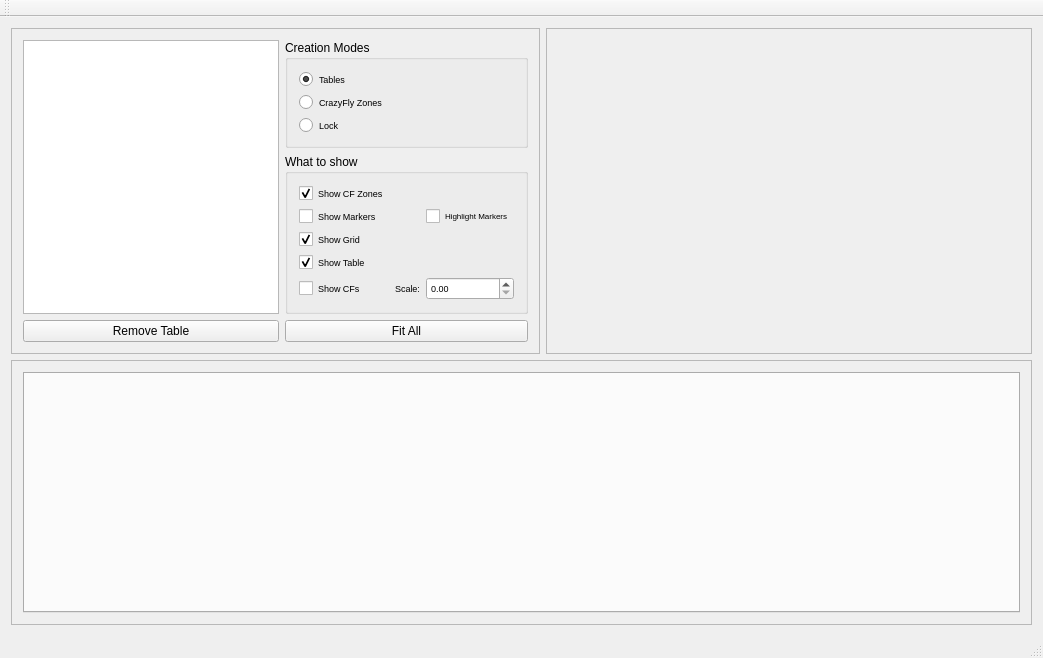
<?xml version="1.0" encoding="UTF-8"?>
<ui version="4.0">
 <class>MainGUIWindow</class>
 <widget class="QMainWindow" name="MainGUIWindow">
  <property name="geometry">
   <rect>
    <x>0</x>
    <y>0</y>
    <width>1043</width>
    <height>658</height>
   </rect>
  </property>
  <property name="windowTitle">
   <string>MainGUIWindow</string>
  </property>
  <widget class="QWidget" name="centralWidget">
   <layout class="QGridLayout" name="gridLayout_3">
    <item row="0" column="0">
     <widget class="QFrame" name="frame_drawing">
      <property name="sizePolicy">
       <sizepolicy hsizetype="Preferred" vsizetype="Preferred">
        <horstretch>0</horstretch>
        <verstretch>0</verstretch>
       </sizepolicy>
      </property>
      <property name="frameShape">
       <enum>QFrame::StyledPanel</enum>
      </property>
      <property name="frameShadow">
       <enum>QFrame::Raised</enum>
      </property>
      <layout class="QGridLayout" name="gridLayout_4">
       <item row="2" column="1">
        <widget class="QPushButton" name="pushButton_fitAll">
         <property name="text">
          <string>Fit All</string>
         </property>
        </widget>
       </item>
       <item row="2" column="0">
        <widget class="QPushButton" name="removeTable">
         <property name="text">
          <string>Remove Table</string>
         </property>
        </widget>
       </item>
       <item row="0" column="1">
        <widget class="QGroupBox" name="groupBox">
         <property name="title">
          <string>Creation Modes</string>
         </property>
         <layout class="QVBoxLayout" name="verticalLayout">
          <item>
           <widget class="QRadioButton" name="radioButton_table_mode">
            <property name="font">
             <font>
              <pointsize>7</pointsize>
             </font>
            </property>
            <property name="text">
             <string>Tables</string>
            </property>
            <property name="checked">
             <bool>true</bool>
            </property>
           </widget>
          </item>
          <item>
           <widget class="QRadioButton" name="radioButton_crazyfly_zones_mode">
            <property name="font">
             <font>
              <pointsize>7</pointsize>
             </font>
            </property>
            <property name="text">
             <string>CrazyFly Zones</string>
            </property>
            <property name="checkable">
             <bool>true</bool>
            </property>
           </widget>
          </item>
          <item>
           <widget class="QRadioButton" name="radioButton_lock_mode">
            <property name="font">
             <font>
              <pointsize>7</pointsize>
             </font>
            </property>
            <property name="text">
             <string>Lock</string>
            </property>
            <property name="checkable">
             <bool>true</bool>
            </property>
           </widget>
          </item>
         </layout>
        </widget>
       </item>
       <item row="0" column="0" rowspan="2">
        <widget class="myGraphicsView" name="graphicsView">
         <property name="sizePolicy">
          <sizepolicy hsizetype="Preferred" vsizetype="Preferred">
           <horstretch>0</horstretch>
           <verstretch>0</verstretch>
          </sizepolicy>
         </property>
         <property name="mouseTracking">
          <bool>true</bool>
         </property>
        </widget>
       </item>
       <item row="1" column="1">
        <widget class="QGroupBox" name="groupBox_2">
         <property name="title">
          <string>What to show</string>
         </property>
         <layout class="QGridLayout" name="gridLayout_5">
          <item row="3" column="0">
           <widget class="QCheckBox" name="checkBox_grid">
            <property name="font">
             <font>
              <pointsize>7</pointsize>
             </font>
            </property>
            <property name="text">
             <string>Show Grid</string>
            </property>
            <property name="checked">
             <bool>true</bool>
            </property>
           </widget>
          </item>
          <item row="4" column="0">
           <widget class="QCheckBox" name="checkBox_table">
            <property name="font">
             <font>
              <pointsize>7</pointsize>
             </font>
            </property>
            <property name="text">
             <string>Show Table</string>
            </property>
            <property name="checked">
             <bool>true</bool>
            </property>
           </widget>
          </item>
          <item row="7" column="0">
           <widget class="QCheckBox" name="checkBox_vicon_crazyflies">
            <property name="font">
             <font>
              <pointsize>7</pointsize>
             </font>
            </property>
            <property name="text">
             <string>Show CFs</string>
            </property>
            <property name="checked">
             <bool>false</bool>
            </property>
           </widget>
          </item>
          <item row="0" column="0">
           <widget class="QCheckBox" name="checkBox_crazyfly_zones">
            <property name="font">
             <font>
              <pointsize>7</pointsize>
             </font>
            </property>
            <property name="text">
             <string>Show CF Zones</string>
            </property>
            <property name="checked">
             <bool>true</bool>
            </property>
           </widget>
          </item>
          <item row="1" column="0">
           <widget class="QCheckBox" name="checkBox_vicon_markers">
            <property name="font">
             <font>
              <pointsize>7</pointsize>
             </font>
            </property>
            <property name="text">
             <string>Show Markers</string>
            </property>
            <property name="checked">
             <bool>false</bool>
            </property>
           </widget>
          </item>
          <item row="7" column="2">
           <widget class="QDoubleSpinBox" name="scaleSpinBox">
            <property name="font">
             <font>
              <pointsize>7</pointsize>
             </font>
            </property>
           </widget>
          </item>
          <item row="7" column="1">
           <widget class="QLabel" name="label">
            <property name="font">
             <font>
              <pointsize>7</pointsize>
             </font>
            </property>
            <property name="text">
             <string>Scale:</string>
            </property>
           </widget>
          </item>
          <item row="1" column="2">
           <widget class="QCheckBox" name="checkBox_vicon_highlight_markers">
            <property name="font">
             <font>
              <pointsize>6</pointsize>
             </font>
            </property>
            <property name="text">
             <string>Highlight Markers</string>
            </property>
            <property name="checkable">
             <bool>false</bool>
            </property>
           </widget>
          </item>
         </layout>
        </widget>
       </item>
      </layout>
      <zorder>graphicsView</zorder>
      <zorder>removeTable</zorder>
      <zorder>groupBox</zorder>
      <zorder>groupBox_2</zorder>
      <zorder>pushButton_fitAll</zorder>
      <zorder>frame_3</zorder>
      <zorder>tabWidget</zorder>
     </widget>
    </item>
    <item row="0" column="1">
     <widget class="QFrame" name="frame_3">
      <property name="sizePolicy">
       <sizepolicy hsizetype="Preferred" vsizetype="Preferred">
        <horstretch>0</horstretch>
        <verstretch>0</verstretch>
       </sizepolicy>
      </property>
      <property name="frameShape">
       <enum>QFrame::StyledPanel</enum>
      </property>
      <property name="frameShadow">
       <enum>QFrame::Raised</enum>
      </property>
     </widget>
    </item>
    <item row="1" column="0" colspan="2">
     <widget class="QFrame" name="frame">
      <property name="sizePolicy">
       <sizepolicy hsizetype="MinimumExpanding" vsizetype="MinimumExpanding">
        <horstretch>0</horstretch>
        <verstretch>0</verstretch>
       </sizepolicy>
      </property>
      <property name="frameShape">
       <enum>QFrame::StyledPanel</enum>
      </property>
      <property name="frameShadow">
       <enum>QFrame::Raised</enum>
      </property>
      <layout class="QVBoxLayout" name="verticalLayout_3">
       <item>
        <widget class="QTabWidget" name="tabWidget">
         <property name="sizePolicy">
          <sizepolicy hsizetype="Expanding" vsizetype="Expanding">
           <horstretch>0</horstretch>
           <verstretch>0</verstretch>
          </sizepolicy>
         </property>
         <property name="layoutDirection">
          <enum>Qt::LeftToRight</enum>
         </property>
         <property name="currentIndex">
          <number>-1</number>
         </property>
         <property name="tabsClosable">
          <bool>true</bool>
         </property>
        </widget>
       </item>
      </layout>
     </widget>
    </item>
   </layout>
  </widget>
  <widget class="QMenuBar" name="menuBar">
   <property name="geometry">
    <rect>
     <x>0</x>
     <y>0</y>
     <width>1043</width>
     <height>19</height>
    </rect>
   </property>
  </widget>
  <widget class="QToolBar" name="mainToolBar">
   <attribute name="toolBarArea">
    <enum>TopToolBarArea</enum>
   </attribute>
   <attribute name="toolBarBreak">
    <bool>true</bool>
   </attribute>
  </widget>
  <widget class="QStatusBar" name="statusBar"/>
 </widget>
 <layoutdefault spacing="6" margin="11"/>
 <customwidgets>
  <customwidget>
   <class>myGraphicsView</class>
   <extends>QGraphicsView</extends>
   <header>myGraphicsView.h</header>
  </customwidget>
 </customwidgets>
 <resources/>
 <connections/>
</ui>
